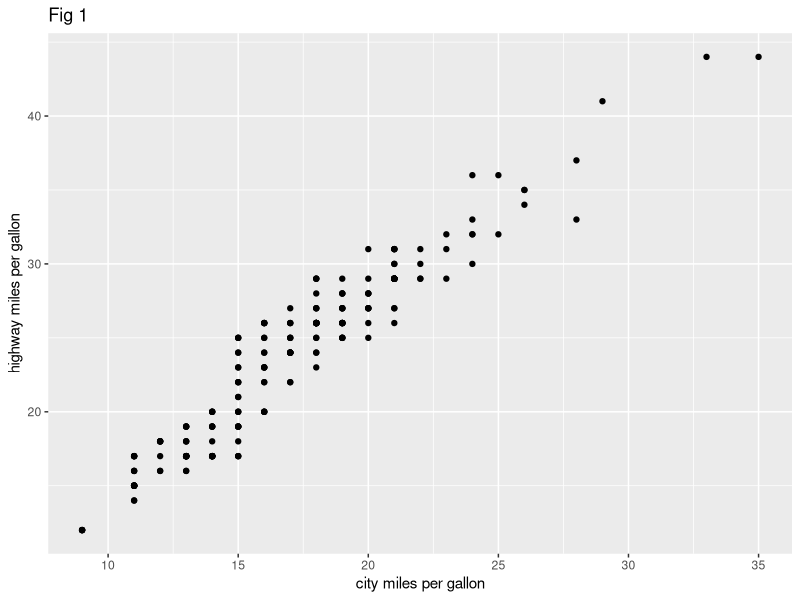

R code for this plot:
## ---- chunk 1
knitr::opts_chunk$set(echo = FALSE)
library(tidyverse)
## ---- chunk 2
ggplot(mpg,mapping=aes(cty,hwy))+geom_point()+labs(x="city miles per gallon",y="highway miles per gallon",title = "Fig 1")
